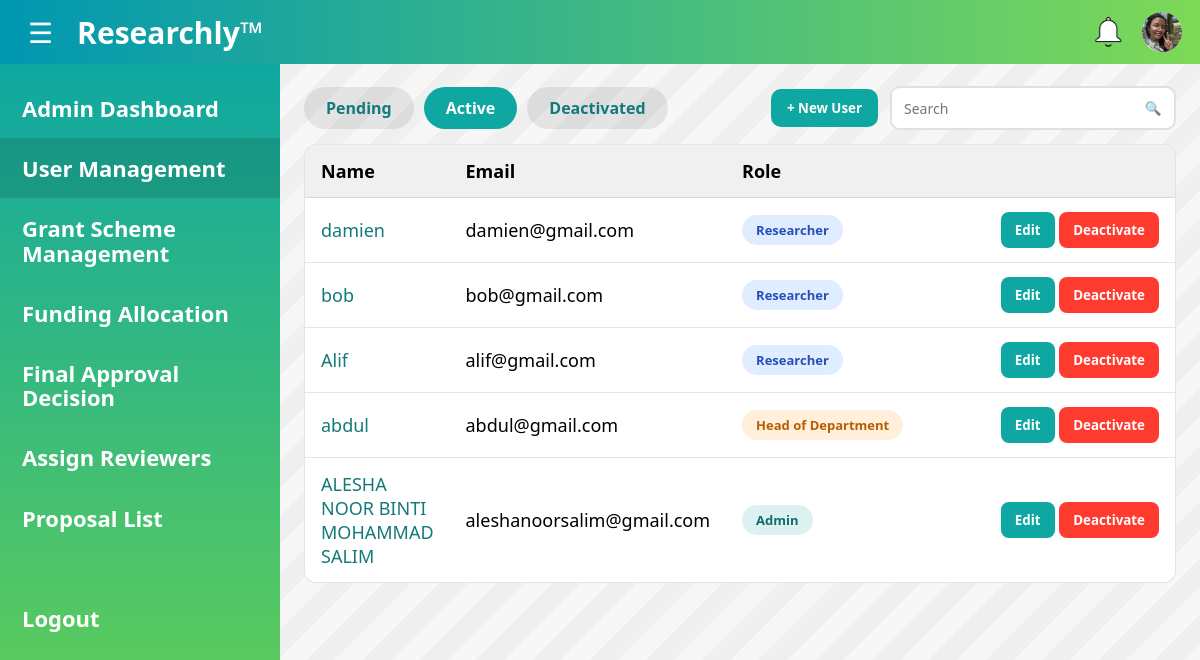
Page /admin/users?status=ACTIVE&q= (signed in) on the committed database.
### main.py (models this page shows)
class UserProfile(db.Model):
    user_id = db.Column(db.String(36), db.ForeignKey('user.id'), primary_key=True)
    contact_number = db.Column(db.String(15), nullable=True)
    address = db.Column(db.String(100), nullable=True)
    emergency_contact_name = db.Column(db.String(80), nullable=True)
    emergency_contact_number = db.Column(db.String(15), nullable=True)
    profile_picture = db.Column(db.String(255), nullable=True)
    department_name = db.Column(db.String(80), nullable=True)
    expertise_tags = db.Column(db.String(255), nullable=True)
    role = db.Column(db.String(20), nullable=False, default="UNASSIGNED")
    created_at = db.Column(db.DateTime, default=lambda: datetime.now(timezone.utc), nullable=False)
    account_status = db.Column(db.String(15), nullable=False)

class User(db.Model, UserMixin):
    id = db.Column(db.String(36), primary_key=True, default=lambda: str(uuid.uuid4()))
    full_name = db.Column(db.String(80), nullable=False)
    email = db.Column(db.String(255), nullable=False, unique=True)
    password = db.Column(db.String(50), nullable=False)

### main.py (the view)
@app.route("/admin/users")
@login_required
@admin_required
def admin_users():
    status = request.args.get("status", "PENDING")   # PENDING / ACTIVE / DEACTIVATED
    q = request.args.get("q", "").strip()
    query = db.session.query(User, UserProfile)\
        .join(UserProfile, User.id == UserProfile.user_id)\
        .filter(UserProfile.account_status == status)
    if q:
        like = f"%{q}%"
        query = query.filter((User.full_name.ilike(like)) | (User.email.ilike(like)))
    rows = query.order_by(UserProfile.created_at.desc()).all()
    return render_template("admin_user_management.html", rows=rows, status=status, q=q)

### main.py (called while the page is built)
@login_manager.user_loader
def load_user(user_id):
    return User.query.get(user_id)

def get_profile(user_id: str):
    return UserProfile.query.filter_by(user_id=user_id).first()

def is_admin_user(user: User) -> bool:
    prof = get_profile(user.id)
    return bool(prof and prof.account_status == "ACTIVE" and prof.role == "ADMIN")

def admin_required(fn):
    @wraps(fn)
    def wrapper(*args, **kwargs):
        if not current_user.is_authenticated:
            return login_manager.unauthorized()
        if not is_admin_user(current_user):
            abort(403)
        return fn(*args, **kwargs)
    return wrapper

@app.context_processor
def inject_profile():
    if current_user.is_authenticated:
        return {"prof": get_profile(current_user.id)}
    return {"prof": None}

### templates/admin_user_management.html (shortened to what this page needs)
<!DOCTYPE html>
<html lang="en">
<head>
  <link rel="stylesheet" href="{{ url_for('static', filename='css/admin_user_management.css') }}">
  <link rel="stylesheet" href="{{ url_for('static', filename='css/colors.css') }}">
</head>
<body>
  <header class="topbar">
    <div class="left">
      <button class="hamburger" type="button" aria-label="Menu" id="hamburger">&#9776;</button>
      <div class="brand">Researchly™</div>
    </div>
    <div class="icons">
      <a href="{{ url_for('notifications') }}" class="icon bell" title="Notifications"></a>
      <a href="{{ url_for('view_profile') }}" class="icon user" title="Profile">
        {% if prof.profile_picture %}
          <img class="top-avatar"
            src="{{ url_for('static', filename='uploads/' ~ prof.profile_picture) }}"
            alt="Profile">
        {% else %}
          <span class="fallback-user">👤</span>
        {% endif %}
      </a>
    </div>
  </header>
  <main class="layout" id="layout">
    <aside class="sidebar" id="sidebar">
      <a class="side-link" href="{{ url_for('admin_dashboard') }}">Admin Dashboard</a>
      <a class="side-link active" href="{{ url_for('admin_users', status=status) }}">User Management</a>
      <a class="side-link" href="{{ url_for('admin_grants') }}">Grant Scheme<br/>Management</a>
      <a class="side-link" href="{{ url_for('admin_funding_list', dept='ALL') }}">Funding Allocation</a>
      <a class="side-link" href="{{ url_for('admin_final_approval_list', dept='ALL') }}">Final Approval<br/>Decision</a>
      <a class="side-link" href="{{ url_for('admin_assign_reviewers', dept='ALL') }}">Assign Reviewers</a>
      <a class="side-link" href="{{ url_for('admin_proposal_list') }}">Proposal List</a>
      <div class="side-spacer"></div>
      <a class="side-link logout" href="{{ url_for('logout') }}">Logout</a>
    </aside>
    <section class="content">
      <div class="toolbar">
        <div class="tabs">
          <a class="tab {{ 'active' if status=='PENDING' else '' }}"
             href="{{ url_for('admin_users', status='PENDING', q=q) }}">Pending</a>
          <a class="tab {{ 'active' if status=='ACTIVE' else '' }}"
             href="{{ url_for('admin_users', status='ACTIVE', q=q) }}">Active</a>
          <a class="tab {{ 'active' if status=='DEACTIVATED' else '' }}"
             href="{{ url_for('admin_users', status='DEACTIVATED', q=q) }}">Deactivated</a>
        </div>
        <div class="toolbar-right">
          <button class="btn new-user" type="button" onclick="openNewUserModal()">
            + New User
          </button>
          <form class="search" method="GET" action="{{ url_for('admin_users') }}">
            <input type="text" name="q" placeholder="Search" value="{{ q }}">
            <button type="submit" aria-label="Search"></button>
          </form>
        </div>
      </div>
      <div class="table-card">
        <table>
          <thead>
            <tr>
              <th class="col-name">Name</th>
              <th class="col-email">Email</th>
              <th class="col-role">Role</th>
              <th class="col-actions"></th>
            </tr>
          </thead>
          <tbody>
            {% for u, p in rows %}
              <tr>
                <td>
                  <a href="{{ url_for('admin_view_user_profile', user_id=u.id) }}"
                    style="font-weight:500; color:#137a78; text-decoration:none;">
                    {{ u.full_name }}
                  </a>
                </td>
                <td>{{ u.email }}</td>
                <td>
                  {% if p.role == 'UNASSIGNED' %}
                    <span class="pill gray">Unassigned</span>
                  {% elif p.role == 'ADMIN' %}
                    <span class="pill teal">Admin</span>
                  {% elif p.role == 'RESEARCHER' %}
                    <span class="pill blue">Researcher</span>
                  {% elif p.role == 'REVIEWER' %}
                    <span class="pill purple">Reviewer</span>
                  {% elif p.role == 'HOD' %}
                    <span class="pill orange">Head of Department</span>
                  {% else %}
                    <span class="pill gray">{{ p.role }}</span>
                  {% endif %}
                </td>
                <td class="actions">
                  {% if status == 'PENDING' %}
                    <button class="btn approve" type="button"
                            onclick="openRoleModal('{{ u.id }}','{{ u.full_name|e }}')">
                      Approve
                    </button>
                    <form method="POST" action="{{ url_for('admin_reject_user', user_id=u.id) }}" class="inline">
                      <button class="btn reject" type="submit">Reject</button>
                    </form>
                  {% elif status == 'ACTIVE' %}
                    <button class="btn edit" type="button"
                            onclick="openRoleModal('{{ u.id }}','{{ u.full_name|e }}','{{ p.role }}')">
                      Edit
                    </button>
                    <form method="POST" action="{{ url_for('admin_deactivate_user', user_id=u.id) }}" class="inline">
                      <button class="btn deactivate" type="submit">Deactivate</button>
                    </form>
                  {% endif %}
                </td>
              </tr>
            {% endfor %}
          </tbody>
        </table>
      </div>
    </section>
  </main>
</body>
</html>

### static/css/admin_user_management.css (style rules this page uses)
html, body { height: 100%; }
body { margin: 0; overflow: hidden; background: #f7f7f7; }
.topbar { position: sticky; top: 0; z-index: 1000; }
.layout { height: calc(100vh - 64px); overflow: hidden; display: grid; grid-template-columns: 280px 1fr; transition: grid-template-columns 0.3s ease; }
.sidebar { height: 100%; overflow-y: auto; }
.content { height: 100%; overflow-y: auto; padding: 22px 24px 40px; }
.content, .sidebar { -webkit-overflow-scrolling: touch; }
* { box-sizing: border-box; font-family: "Segoe UI", Arial, sans-serif; }
body { margin: 0; min-height: 100vh; background: #f7f7f7; }
.topbar { height: 64px; padding: 0 18px; display: flex; align-items: center; justify-content: space-between; background: linear-gradient(90deg, var(--accent-2), var(--accent-1)); color: #fff; }
.topbar .left { display: flex; align-items: center; gap: 14px; }
.hamburger { border: none; background: transparent; color: #fff; font-size: 28px; cursor: pointer; padding: 6px 10px; border-radius: 10px; }
.brand { font-size: 30px; font-weight: 800; }
.icons { display: flex; gap: 14px; align-items: center; }
.icon { width: 40px; height: 40px; display: inline-block; position: relative; }
.icon.bell { background-image: url('../img/white_bell.png'); background-size: contain; background-repeat: no-repeat; background-position: center; }
.icon.user { width: 40px; height: 40px; border-radius: 50%; overflow: hidden; display: inline-flex; align-items: center; justify-content: center; background: #fff; text-decoration: none; flex: 0 0 40px; }
.icon.user .top-avatar { width: 100%; height: 100%; object-fit: cover; display: block; }
a.icon { text-decoration: none; color: inherit; }
.layout { display: grid; grid-template-columns: 280px 1fr; min-height: calc(100vh - 64px); transition: grid-template-columns 0.3s ease; }
.sidebar { background: linear-gradient(180deg, #0fa7a1, #6bd24f); padding: 14px 0; color: #fff; transition: transform 0.3s ease, width 0.3s ease; width: 280px; }
.side-link { display: block; padding: 18px 22px; color: #fff; text-decoration: none; font-weight: 700; font-size: 22px; line-height: 1.1; white-space: nowrap; }
.side-link.active { background: rgba(0,0,0,0.12); }
.side-spacer { height: 40px; }
.content { padding: 22px 24px 40px; background: repeating-linear-gradient( 135deg, rgba(0,0,0,0.03) 0, rgba(0,0,0,0.03) 20px, rgba(255,255,255,0.0) 20px, rgba(255,255,255,0.0) 40px ); }
.toolbar { max-width: 1120px; margin: 0 auto 14px; display: flex; align-items: center; justify-content: space-between; gap: 16px; }
.tabs { display: flex; gap: 10px; }
.tab { display: inline-block; padding: 10px 22px; background: rgba(0,0,0,0.08); border-radius: 22px; text-decoration: none; font-weight: 800; color: #137a78; }
.tab.active { background: #0fa7a1; color: #fff; }
.toolbar-right { display: flex; gap: 12px; align-items: center; }
.btn { border: none; border-radius: 8px; padding: 9px 14px; font-weight: 800; cursor: pointer; }
.btn.new-user { background: #0fa7a1; color: #fff; padding: 10px 16px; border-radius: 10px; }
.search { display: flex; align-items: center; gap: 0; border: 2px solid rgba(0,0,0,0.12); background: #fff; border-radius: 10px; overflow: hidden; }
.search input { border: none; outline: none; padding: 10px 12px; width: 240px; font-size: 14px; }
.search button { width: 42px; height: 40px; border: none; background: transparent; cursor: pointer; }
.search button::before { content: "🔍"; }
.table-card { max-width: 1120px; margin: 0 auto; background: #fff; border: 1px solid rgba(0,0,0,0.10); border-radius: 12px; overflow: hidden; }
table { width: 100%; border-collapse: collapse; }
thead th { text-align: left; background: rgba(0,0,0,0.06); font-size: 18px; padding: 14px 16px; }
tbody td { padding: 14px 16px; border-top: 1px solid rgba(0,0,0,0.10); font-size: 18px; }
.col-actions { width: 320px; }
.actions { text-align: right; white-space: nowrap; }
.inline { display: inline; }
.pill { display: inline-flex; align-items: center; justify-content: center; white-space: nowrap; padding: 6px 14px; border-radius: 999px; font-weight: 800; font-size: 13px; }
.pill.teal { background: rgba(15,167,161,0.15); color: #0f6e6a; }
.pill.blue { background: rgba(0,102,255,0.12); color: #2550b8; }
.pill.orange { background: rgba(255,140,0,0.14); color: #b85e00; }
.btn.edit { background: #0fa7a1; color: #fff; }
.btn.deactivate { background: #ff3b30; color: #fff; }

### static/css/colors.css (style rules this page uses)
:root { --accent-1: #7ed957; --accent-2: #0097b2; --font-1: #28a5a8; }

### rows in the picture
UserProfile: profile_picture (picture)
User: full_name "damien", email "damien@gmail.com", shows "Researcher"
User: full_name "bob", email "bob@gmail.com", shows "Researcher"
User: full_name "Alif", email "alif@gmail.com", shows "Researcher"
User: full_name "abdul", email "abdul@gmail.com", shows "Head of Department"
User: full_name "ALESHA NOOR BINTI MOHAMMAD SALIM", email "aleshanoorsalim@gmail.com", shows "Admin"
